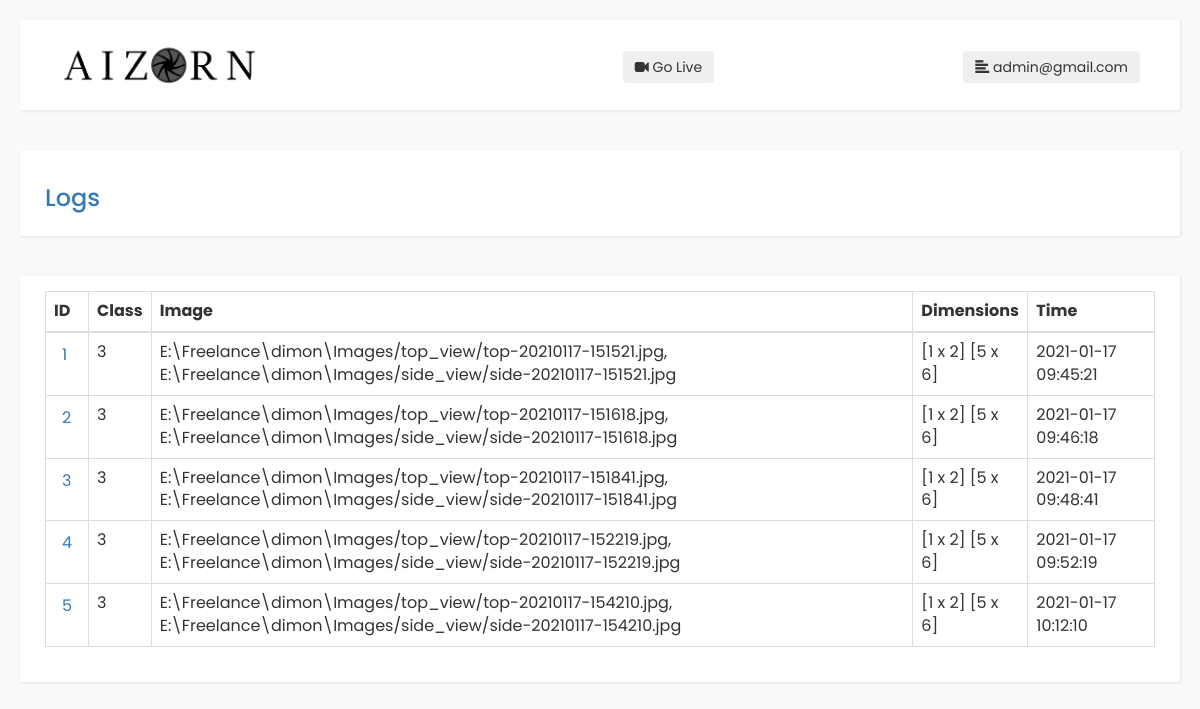
Page /logs (signed in) on the earlier database version.
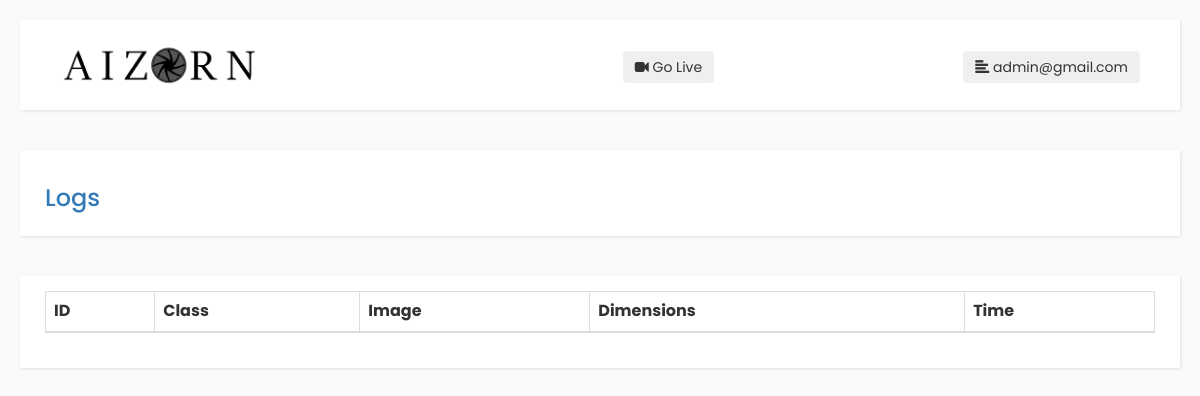
Same page on the later database version.
### tables this page shows
CREATE TABLE logs (id INTEGER PRIMARY KEY AUTOINCREMENT, log_class TEXT, image TEXT, dimensions TEXT, created_timestamp DATETIME DEFAULT CURRENT_TIMESTAMP);

### app.py (the view)
@application.route('/logs', methods=['GET'])
def logs():
    if 'user_name' and 'role' in session and session['role'] == 'admin':
        return get_logs()
    else:
        return render_template('index.html', unauthorized=True)

### app.py (called while the page is built)
@application.before_request
def make_session_permanent():
    session.permanent = True
    application.permanent_session_lifetime = timedelta(minutes=5)

### config/log_data.py (called while the page is built)
def get_logs():
    logging.info('Running fetch logs...')
    if 'user_name' in session:
        logs = select_query("SELECT * FROM logs ORDER BY created_timestamp")
        return render_template('logs.html', username=session['user_name'], logs=logs, role=session['role'])
    else:
        return render_template('index.html', unauthorized=True)

### data/db.py (called while the page is built)
def connection():
    try:
        return sqlite3.connect(module_directory + "/dimon.db", isolation_level=None)
    except Exception as e:
        logging.error("Failed to connect database: %s", e)
        return False

def dict_factory(cursor, row):
    d = {}
    for idx, col in enumerate(cursor.description):
        d[col[0]] = row[idx]
    return d

### templates/logs.html (shortened to what this page needs)
{% extends 'dashboard.html' %}
{% block content %}
        <div class="navbar">
            <div class="container-fluid">
                <div class="card shadow mb-4">
                    <div class="card-header py-3">
                      <h3 class="m-0 font-weight-bold text-primary">Logs</h3>
                    </div>
                </div>
            </div>
        </div>
        <div class="navbar">
        <div class="container-fluid">
          <div class="card shadow mb-4">
            <div class="card-body">
              <div class="table-responsive" style="overflow: hidden;">
                  <table class="table table-bordered" id="dataTable" width="100%" cellspacing="0">
                  <thead>
                    <tr>
                      <th>ID</th>
                      <th>Class</th>
                      <th>Image</th>
                      <th>Dimensions</th>
                      <th>Time</th>
                    </tr>
                  </thead>
                  <tbody>
                  {% if logs %}
                        {% for log in logs %}
                          <tr>
                            <td><button class="btn-link image" data-field="{{ log.id }}">{{ log.id }}</button></td>
                            <td>{{ log.log_class }}</td>
                            <td>{{ log.image }}</td>
                            <td>{{ log.dimensions }}</td>
                            <td>{{ log.created_timestamp }}</td>
                          </tr>
                  {% else %}
                      <tr>
                        <td colspan="5">No data</td>
                      </tr>
                    {% endfor %}
                  {% endif %}
                  </tbody>
                </table>
            </div>
            </div>
          </div>
        </div>
</div>
{% endblock %}

Differences in the rows shown:
removed logs: id "1", log_class "3", image "E:\\Freelance\\dimon\\Images/top_view/top-20210117-151521.jpg, E:\\Freelance\\dimon\\Images/side_view/side-20210117-151521.jpg", dimensions "[1 x 2] [5 x 6]", created_timestamp "2021-01-17 09:45:21"
removed logs: id "2", log_class "3", image "E:\\Freelance\\dimon\\Images/top_view/top-20210117-151618.jpg, E:\\Freelance\\dimon\\Images/side_view/side-20210117-151618.jpg", dimensions "[1 x 2] [5 x 6]", created_timestamp "2021-01-17 09:46:18"
removed logs: id "3", log_class "3", image "E:\\Freelance\\dimon\\Images/top_view/top-20210117-151841.jpg, E:\\Freelance\\dimon\\Images/side_view/side-20210117-151841.jpg", dimensions "[1 x 2] [5 x 6]", created_timestamp "2021-01-17 09:48:41"
removed logs: id "4", log_class "3", image "E:\\Freelance\\dimon\\Images/top_view/top-20210117-152219.jpg, E:\\Freelance\\dimon\\Images/side_view/side-20210117-152219.jpg", dimensions "[1 x 2] [5 x 6]", created_timestamp "2021-01-17 09:52:19"
removed logs: id "5", log_class "3", image "E:\\Freelance\\dimon\\Images/top_view/top-20210117-154210.jpg, E:\\Freelance\\dimon\\Images/side_view/side-20210117-154210.jpg", dimensions "[1 x 2] [5 x 6]", created_timestamp "2021-01-17 10:12:10"
